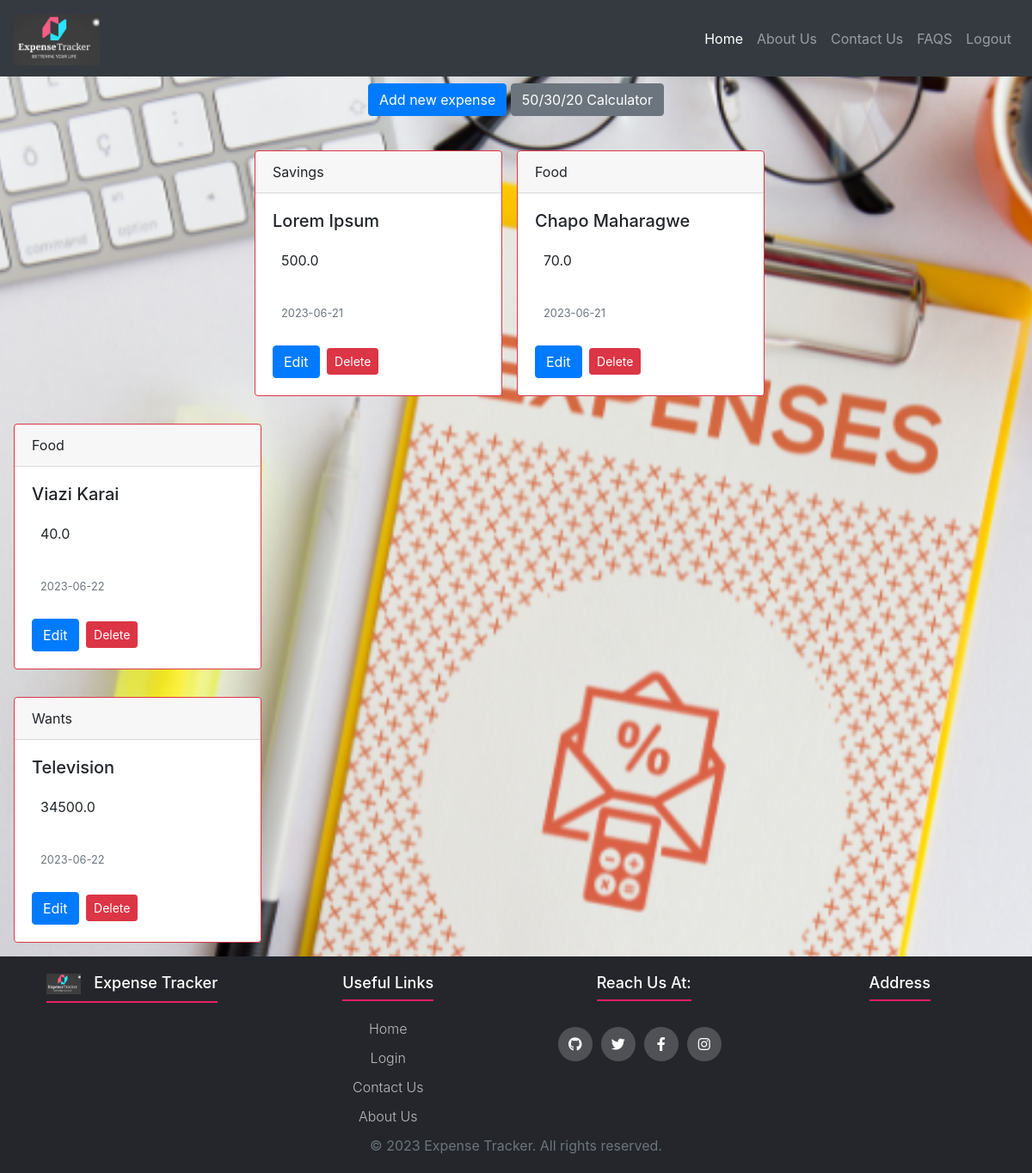
The app's page /expenses (signed in) with its own data.
### models.py (models this page shows, shortened)
class Expense(db.Model):
    id = db.Column(db.Integer, primary_key=True)
    title = db.Column(db.String(50), nullable=False)
    category = db.Column(db.String(50), nullable=False)
    amount = db.Column(db.Float, nullable=False, default=0.0)
    date = db.Column(db.Date, nullable=False, default=datetime.utcnow)

### main.py (the view)
@main.route('/expenses')
@login_required
def expenses():
    all_expenses = Expense.query.all()
    return render_template('expenses.html', expenses=all_expenses)

### __init__.py (called while the page is built)
def create_app():
    app = Flask(__name__) # creates the Flask instance, __name__ is
    app.config['SECRET_KEY'] = 'secret-key-goes-here' # it is used
    app.config['SQLALCHEMY_DATABASE_URI'] = 'sqlite:///db.sqlite'
    app.config['SQLALCHEMY_TRACK_MODIFICATIONS'] = False
    db.init_app(app) # Initialiaze sqlite database
    login_manager = LoginManager() # Create a Login Manager instance
    login_manager.login_view = 'auth.login' # define the redirection
    login_manager.init_app(app) # configure it for login
    from models import User
    @login_manager.user_loader
    def load_user(user_id): #reload user object from the user ID
        return User.query.get(int(user_id))
    from auth import auth as auth_blueprint
    app.register_blueprint(auth_blueprint)
    from main import main as main_blueprint
    app.register_blueprint(main_blueprint)
    return app

### templates/expenses.html (shortened to what this page needs)
<!DOCTYPE html>
<html lang="en">
<head>
  <link rel="stylesheet" href="{{url_for('static',filename='css/main.css') }}">
  <link rel="stylesheet" href="https://stackpath.bootstrapcdn.com/bootstrap/4.3.1/css/bootstrap.min.css">
  <link rel="stylesheet" type="text/css" href="https://cdnjs.cloudflare.com/ajax/libs/font-awesome/6.4.0/css/all.min.css">
</head>
<body>
  {% include "navbar.html"%}
  <div class="container">
      <p>
        <a href="{{ url_for('main.add')}} " class="btn btn-primary my-2">Add new expense</a>
        <a href="{{ url_for('main.calculate')}}" class="btn btn-secondary my-2">50/30/20 Calculator</a>
      </p>
    </div>
    <div class="container d-flex justify-content-center">
        <div class="row justify-content-center">
            {% for expense in expenses %}
                <div class="card border-danger mb-3"
                     style="margin: 1rem;
                            min-width: 18rem">
                    <div class="card-header">{{ expense.category }}</div>
                    <div class="card-body">
                        <h5 class="card-title">{{ expense.title }}</h5>
                        <p class="card-text">{{ expense.amount }}</p>
                        <p class="card-text">
                            <small class="text-muted">{{ expense.date.strftime("%Y-%m-%d") }}</small>
                        </p>
                        <a href='{{ url_for('main.update', expense_id=expense.id) }}'
                           class="btn btn-primary">Edit</a>
                        <button type="button"
                                class="btn btn-danger btn-sm m-1"
                                data-toggle="modal"
                                data-target="#delete-{{ expense.id }}">Delete</button>
                    </div>
                </div>
            </div>
        {% endfor %}
</body>
{% include "footer.html" %}
</body>
</html>

### templates/navbar.html (shortened to what this page needs)
<nav class="navbar navbar-expand-lg navbar-dark bg-dark">
    <a class="navbar-brand" href="{{ url_for('main.index')}}">
      <img src="{{ url_for('static',filename='images/logo.png') }}" alt="Logo" width="100" height="60" class=" align-text-top">
    </a>
    <div class="collapse navbar-collapse" id="navbarSupportedContent">
      <ul class="navbar-nav ml-auto">
        <li class="nav-item active">
          <a class="nav-link" href="{{ url_for('main.index') }}" >
            Home
        </a>
        </li>
        {% if current_user.is_authenticated %}
        <li class="nav-item">
          <a class="nav-link" href="{{ url_for('main.aboutus') }}" >
            About Us
        </a>
        </li>
        <li class="nav-item">
          <a class="nav-link" href="{{ url_for('main.contactus') }}" >
            Contact Us
        </a>
        </li>
        <li class="nav-item">
          <a class="nav-link" href="{{ url_for('main.faqs') }}" >
            FAQS
        </a>
        </li>
        {% endif %}
        <li class="nav-item">
          <a class="nav-link" href="{{ url_for('auth.logout') }}">
            Logout
        </a>
        </li>
    </div>
  </nav>

### templates/footer.html
<footer class="footer">
    <div class="block">
      <div class="row">
        <div class="footer-col">
          <h4>
            <img src="{{url_for('static',filename='images/logo.png')}}" alt="Logo">
            Expense Tracker
          </h4>
        </div>
        <div class="footer-col">
          <h4>Useful Links</h4>
          <ul>
            <li><a href="{{ url_for('main.index')}}"> Home </a></li>
                <li><a href="{{ url_for('auth.login')}}"> Login </a></li>
                <li><a href="contactus.html"> Contact Us </a></li>
                <li><a href="{{ url_for('main.aboutus')}}"> About Us </a></li>
          </ul>
        </div>
        <div class="footer-col">
          <h4>Reach us at:</h4>
          <div class="social-links">
            <a href="https://github.com/Dkemzy/alx-webstack-portfolio-project"><i class="fab fa-github"></i></a>
            <a href="#"><i class="fab fa-twitter"></i></a>
            <a href="#"><i class="fab fa-facebook-f"></i></a>
            <a href="#"><i class="fab fa-instagram"></i></a>
          </div>
        </div>
        <div class="footer-col">
          <h4>Address</h4>
        </div>
  <div class="container text-center">
    <span class="text-muted">© 2023 Expense Tracker. All rights reserved.</span>
  </div>
</footer>

### static/css/main.css (style rules this page uses)
* { padding: 0; margin: 0; text-decoration: none; list-style: none; box-sizing: border-box; }
body { margin: 0; padding: 0; font-family: sans-serif; background-image: url("/static/images/background.png"); background-size: cover; background-repeat: no-repeat; background-attachment: fixed; background-position: center; display: flex; flex-direction: column; min-height: 100vh; }
.container { display: flex; justify-content: center; flex-wrap: wrap; }
.card { background: white; width: 270px; margin: 10px; border-radius: 15px; }
.card p { padding: 10px; }
.footer { background-color: #24262b; padding: 20px; text-align: center; margin-top: auto; }
.block { max-width: 1170px; background-color: blaliceblue; margin: auto; }
.row { display: flexbox; flex-wrap: wrap; }
.footer-col { width: 25%; padding: 0 15px; display: flex; flex-direction: column; align-items: center; }
.footer-col h4 { font-size: 18px; color: #ffffff; text-transform: capitalize; margin-bottom: 30px; font-weight: 500; display: inline-block; position: relative; }
.footer-col h4::before { content: ""; position: absolute; left: 0; bottom: -10px; background-color: #e91e63; height: 2px; box-sizing: border-box; width: 100%; }
.footer-col h4 img { max-width: 40px; margin-right: 10px; }
.footer-col ul { padding: 0; margin: 0; list-style: none; }
.footer-col ul li { margin-bottom: 10px; }
.footer-col ul li a { font-size: 16px; text-transform: capitalize; color: #ffffff; text-decoration: none; font-weight: 300; color: #bbbbbb; }
.social-links { display: flex; justify-content: center; margin-top: 10px; }
.social-links a { display: inline-block; height: 40px; width: 40px; background-color: rgba(255, 255, 255, 0.2); margin-right: 10px; text-align: center; line-height: 40px; border-radius: 50%; color: #ffffff; transition: all 0.3s ease; }

### records on screen
Expense: category "Savings", title "Lorem Ipsum", amount "500.0", date "2023-06-21"
Expense: category "Food", title "Chapo Maharagwe", amount "70.0", date "2023-06-21"
Expense: category "Food", title "Viazi Karai", amount "40.0", date "2023-06-22"
Expense: category "Wants", title "Television", amount "34500.0", date "2023-06-22"
